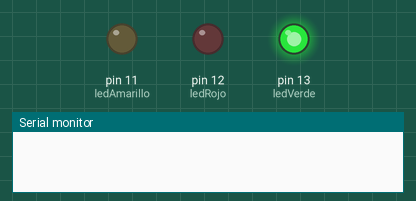
This sketch was run on a simulated Arduino Uno, built with avr-gcc and run on an emulated ATmega328P. Shown: output pins drawn as LEDs (lit = HIGH), the last lines printed to the serial monitor.

Above: at 1.2 s.
At 3.7 s:
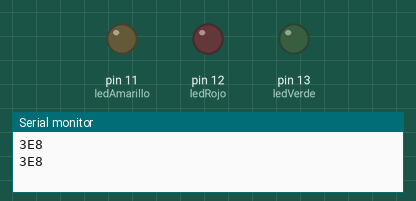
At 6.5 s:
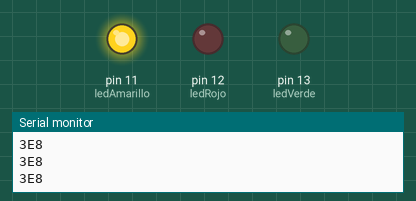
At 7.5 s:
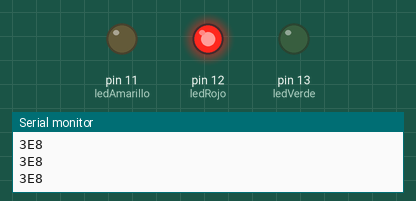
Timing chart, 0 to 10.4 s (numbered marks = the images above):
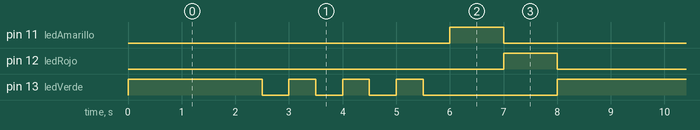

Measured:
- by itself, pin 11 (ledAmarillo), pin 12 (ledRojo): alternates HIGH for 1.0 s and LOW for 7.0 s
- by itself, pin 13 (ledVerde): repeats every 8.0 s: 3 × (LOW 0.50 s, HIGH 0.50 s), LOW 2.5 s, HIGH 2.5 s
- by itself, everything shown: repeats every 8.0 s, in 11 steps

The sketch:

Semaforo.ino
```cpp
int temporizador1 = 2000;
int temporizador2 = 500;
int temporizador3 = 1000;
int ledRojo = 12;
int ledAmarillo = 11;
int ledVerde = 13;

void setup() {
  Serial.begin(9600);
  pinMode(ledRojo, OUTPUT);
  pinMode(ledAmarillo, OUTPUT);
  pinMode(ledVerde, OUTPUT);
}

void loop() {
  digitalWrite(ledVerde, HIGH);
  delay(temporizador1);
  PrenderVerde();
  digitalWrite(ledAmarillo, HIGH);
  delay(temporizador3);
  digitalWrite(ledAmarillo, LOW);
  digitalWrite(ledRojo, HIGH);
  delay(temporizador3);
  digitalWrite(ledRojo, LOW);
}

void PrenderVerde(){
    for(int i=0; i<4; i++){
      Serial.println(temporizador3, HEX);
      digitalWrite(ledVerde, HIGH);
      delay(temporizador2);
      digitalWrite(ledVerde, LOW);
      delay(temporizador2);
    }
}
```
